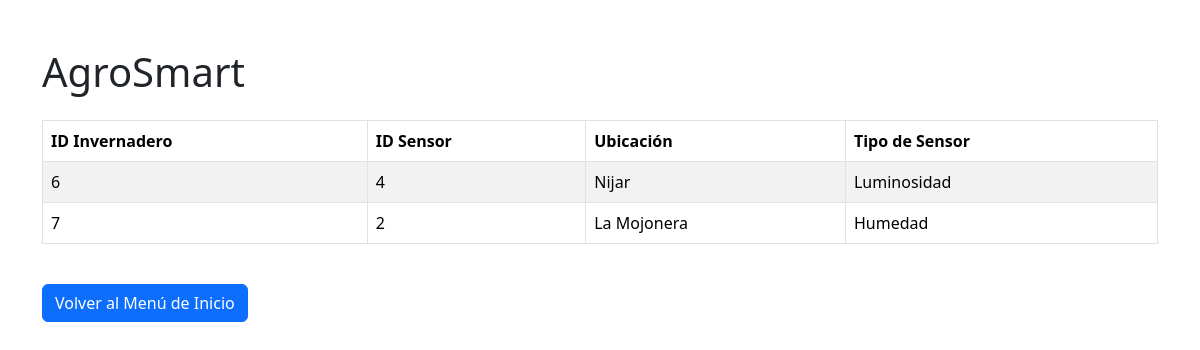
Page /secestandar/sensores_invernadero.php (signed in) on the earlier database version.
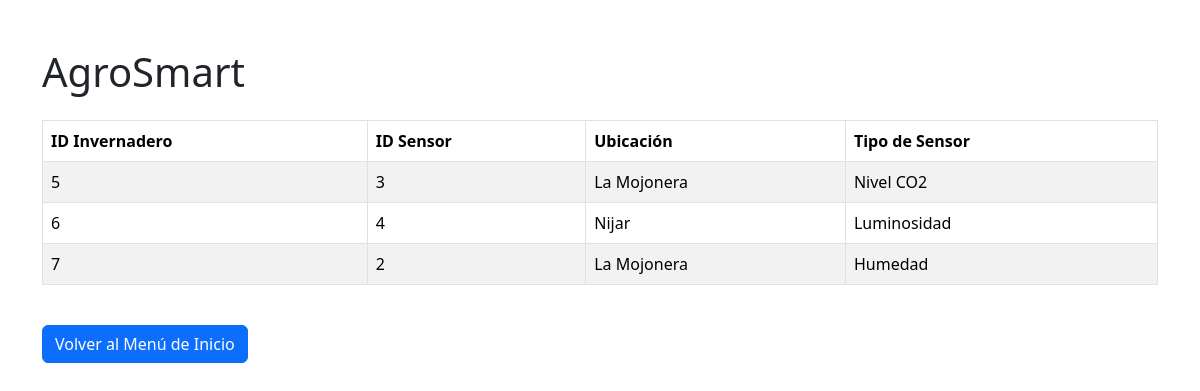
Same page on the later database version.
### tables this page shows
CREATE TABLE `invernadero` (
  `id_Invernadero` int(11) NOT NULL,
  `ubicacionInvernadero` varchar(50) NOT NULL,
  `idUsuario` int(11) NOT NULL
);

CREATE TABLE `sensores` (
  `idSensor` int(11) NOT NULL,
  `tipo_sensor` varchar(30) NOT NULL
);

### secestandar/sensores_invernadero.php (the view, shortened to what this page needs)
<?php
$server = "localhost:3306";
$user = "root";
$pass = "";
$base = "gestioninvernaderos";
$dwes = mysqli_connect($server, $user, $pass, $base);
$idUsuario = $_SESSION['idUsuario'];
$query = "SELECT i.id_Invernadero, i.ubicacionInvernadero, s.idSensor, s.tipo_sensor
          FROM invernadero i
          INNER JOIN sensores_inver si ON i.id_Invernadero = si.id_Invernadero
          INNER JOIN sensores s ON si.idSensor = s.idSensor
          WHERE i.idUsuario = ?";
$stmt = mysqli_prepare($dwes, $query);
mysqli_stmt_bind_param($stmt, "i", $idUsuario);
mysqli_stmt_execute($stmt);
$result = mysqli_stmt_get_result($stmt);
?>
<!DOCTYPE html>
<html lang="es">
<head>
    <link href="https://cdn.jsdelivr.net/npm/bootstrap@5.3.3/dist/css/bootstrap.min.css" rel="stylesheet">
</head>
<body>
    <div class="container mt-5">
        <h1 class="mb-4">AgroSmart</h1>
        <table class="table table-striped table-bordered">
            <thead>
                <tr>
                    <th>ID Invernadero</th>
                    <th>ID Sensor</th>
                    <th>Ubicación</th>
                    <th>Tipo de Sensor</th>
                </tr>
            </thead>
            <tbody>
                <?php
                if ($result && mysqli_num_rows($result) > 0) {
                    while ($row = mysqli_fetch_assoc($result)) {
                        echo "<tr>
                                <td>{$row['id_Invernadero']}</td>
                                <td>{$row['idSensor']}</td>
                                <td>{$row['ubicacionInvernadero']}</td>
                                <td>{$row['tipo_sensor']}</td>
                              </tr>";
                    }
                } else {
                    echo "<tr><td colspan='4'>No se han encontrado sensores en invernaderos asociados a este usuario</td></tr>";
                }
                ?>
            </tbody>
        </table>
        <a href="../agrosmart_estandar.php" class="btn btn-primary mt-4">Volver al Menú de Inicio</a>
    </div>
</body>
</html>

Differences in the rows shown:
now on this page (row edited): invernadero: id_Invernadero "5", sensores.idSensor "3", ubicacionInvernadero "La Mojonera", sensores.tipo_sensor "Nivel CO2"
